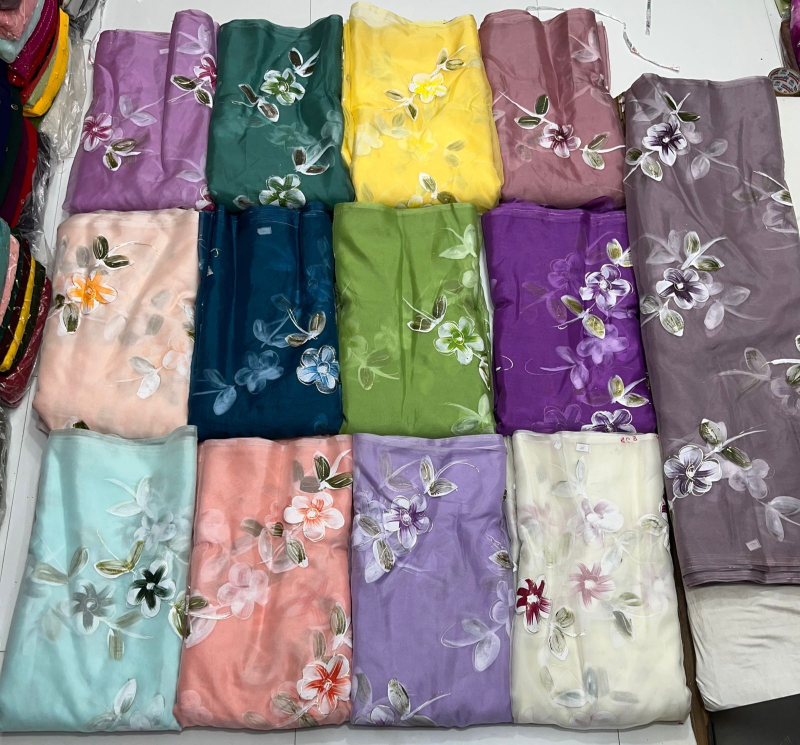
#> input picture Dataset/image_group.jpg, 1600 x 1489 px, found by its file name (shown at 1/2 size)
$ python green.py
#> lines starting #> are read from the running program, lines starting #| are printed output that depends on the picture; after the words box and inside, x2 and y2 are one past the last pixel; in counts of white or black regions, pixels touching at a corner belong together
from PIL import Image
import numpy as np
import cv2
import os

os.environ['PYDEVD_WARN_EVALUATION_TIMEOUT'] = '10'  # Set timeout to 10 seconds
import threading
from sklearn.cluster import KMeans

# Example usage
# Load the original image with all sarees
original_img_path = 'image_group.jpg'
target_img_path = 'image_single.jpg'


# Function to get channel averages
def get_ch_avgs(im):
    if im is None:
        print("Error: Unable to read the image.")
        return None

    # Convert image to float32 to avoid data type issues
    im = im.astype(np.float32)

    non_zero_c = cv2.countNonZero(im.sum(axis=2))
    ch_avgs = np.array([im[:, :, 0].sum(), im[:, :, 1].sum(), im[:, :, 2].sum()])
    ch_avgs = ch_avgs / non_zero_c
    return ch_avgs


# Function to extract the largest ROI from the original image based on bounding boxes
def extract_largest_roi(original_image, bounding_boxes):
    if not bounding_boxes:
        return None

    # Find the index of the largest bounding box based on area
    largest_index = np.argmax([w * h for x, y, w, h in bounding_boxes])

    x, y, w, h = bounding_boxes[largest_index]

    # Adjust ROI coordinates to exclude the border
    border_thickness = 2
    x += border_thickness
    y += border_thickness
    w -= 2 * border_thickness
    h -= 2 * border_thickness

    roi = original_image[y:y + h, x:x + w]
    return roi


# Load the group image
group_image = cv2.imread(original_img_path)
#> group_image is the input picture: shape (1489, 1600, 3); mean B, G, R 134.6, 136.3, 144.7
if group_image is None:
    print(f"Error: Unable to read the group image from {original_img_path}")
else:
    # Define HSV lower and upper bounds for green color
    lower_green = np.array([40, 40, 40])
    upper_green = np.array([60, 255, 255])

    # Convert the image to HSV
    hsv_image = cv2.cvtColor(group_image, cv2.COLOR_BGR2HSV)
#> hsv_image: shape (1489, 1600, 3); mean H, S, V 86.3, 76.4, 157.6

    # Create a mask for green color
    green_mask = cv2.inRange(hsv_image, lower_green, upper_green)
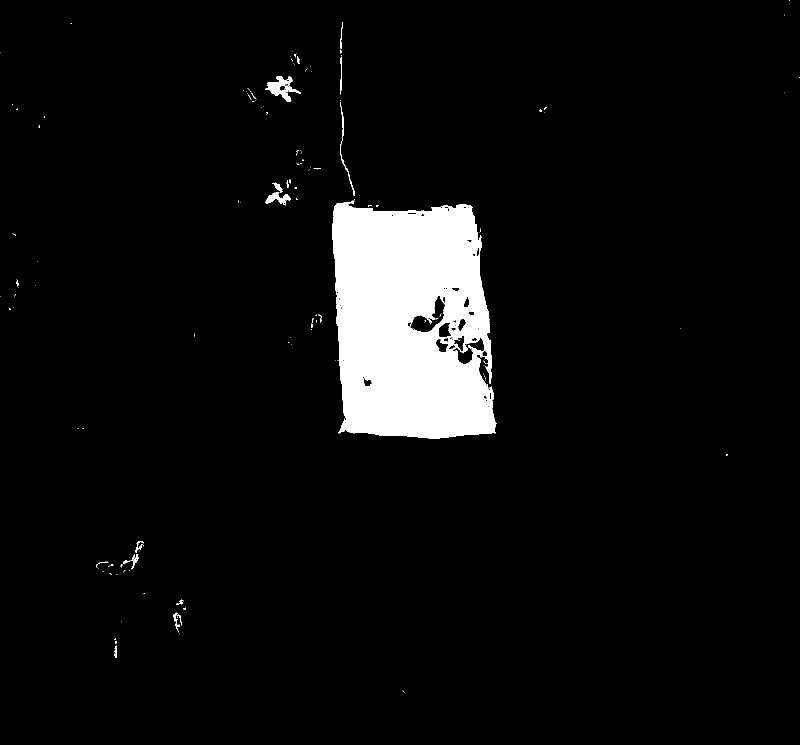
#> green_mask: shape (1489, 1600) (shown at 1/2 size); 5.6% white; 159 white regions (137 under 20 px)

    # Find contours in the green mask
    contours, _ = cv2.findContours(green_mask, cv2.RETR_EXTERNAL, cv2.CHAIN_APPROX_SIMPLE)
#> contours = 151 contours, 137 with area under 20; largest, box (x1, y1, x2, y2) and area: (665, 400, 993, 877) 133378, (531, 153, 602, 203) 1418, (530, 384, 582, 411) 522, (680, 204, 709, 392) 164, (545, 365, 566, 385) 136

    # List to store bounding boxes
    bounding_boxes = []

    # Draw bounding boxes around the detected regions and store bounding box coordinates
    for contour in contours:
        x, y, w, h = cv2.boundingRect(contour)

        # Ignore small contours
        if w * h < 15500:
            continue

        bounding_boxes.append((x, y, w, h))
        cv2.rectangle(group_image, (x, y), (x + w, y + h), (0, 255, 0), 2)
#> this loop made 151 passes
#> (x, y, w, h) on passes 2 to 4: (805, 1380, 1, 1), (229, 1299, 5, 17), (229, 1291, 5, 7)
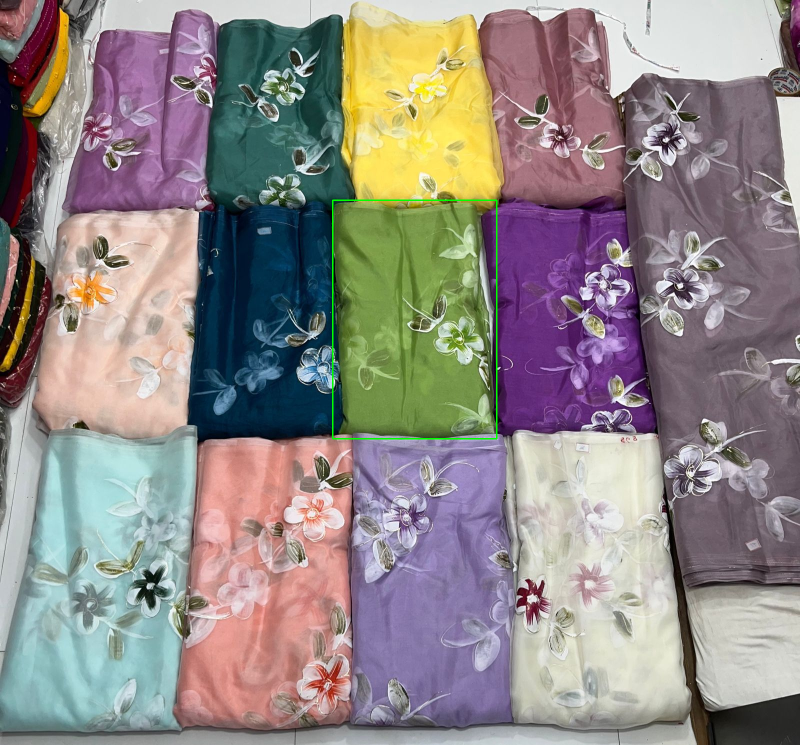
#> group_image: shape (1489, 1600, 3) (shown at 1/2 size); 0.2% of pixels changed, all inside (x1, y1, x2, y2) = (664, 399, 995, 879)
#> after the loop, bounding_boxes = [(665, 400, 328, 477)]

    # Save the image with bounding boxes for green color
    cv2.imwrite('green_saree_with_boxes.jpg', group_image)

    # Extract the largest ROI based on bounding boxes for green color
    largest_roi = extract_largest_roi(group_image, bounding_boxes)
#> in extract_largest_roi, `largest_index = np.argmax([w * h for x, y, w, h in bounding_boxes])`: largest_index = 0
#> in extract_largest_roi, `x, y, w, h = bounding_boxes[largest_index]`: x = 665; y = 400; w = 328; h = 477
#> in extract_largest_roi, `x += border_thickness`: x = 667
#> in extract_largest_roi, `y += border_thickness`: y = 402
#> in extract_largest_roi, `w -= 2 * border_thickness`: w = 324
#> in extract_largest_roi, `h -= 2 * border_thickness`: h = 473
#> in extract_largest_roi, `roi = original_image[y:y + h, x:x + w]`:
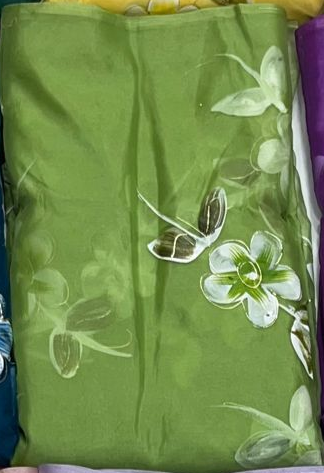
#> roi: shape (473, 324, 3); mean B, G, R 77.3, 139.7, 114.7

    # Save the largest ROI without the border for green color
    if largest_roi is not None:
        cv2.imwrite('largest_green_roi_without_border.jpg', largest_roi)
